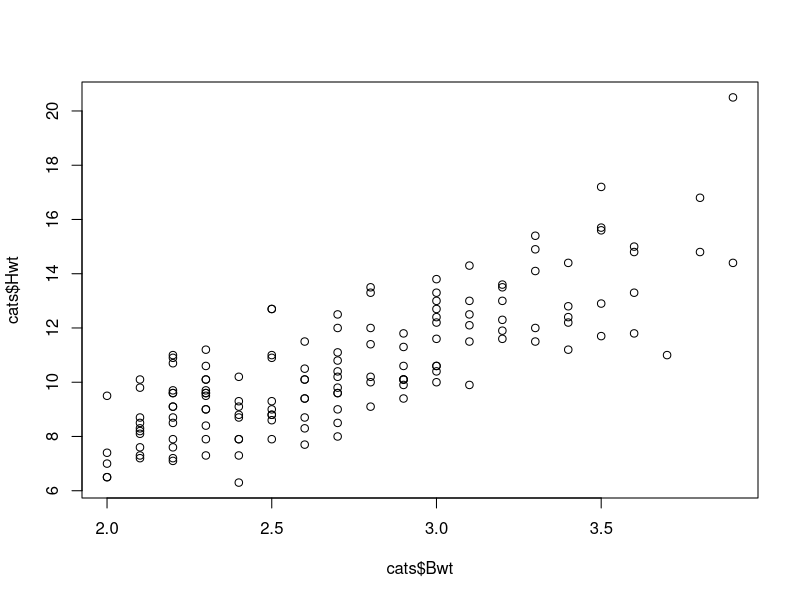
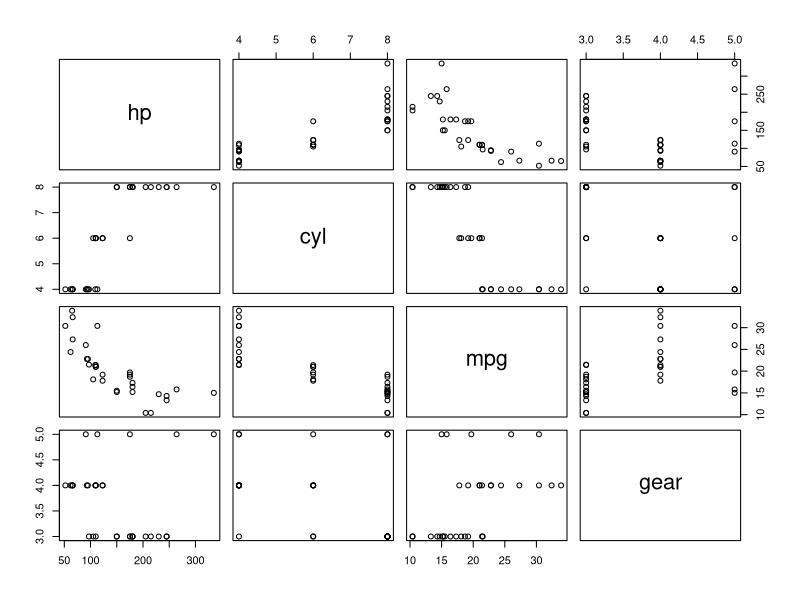
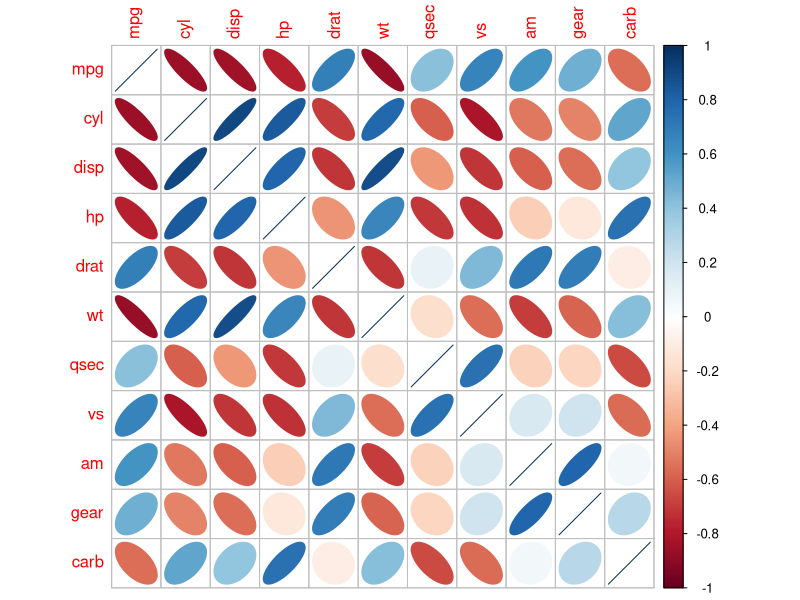

These figures' R source, in order:

#1

library(MASS)
attach(cats)

str(cats)

plot(cats$Bwt,cats$Hwt)

cor(cats$Bwt,cats$Hwt, method = "pearson")


x<-cats$Bwt
y<-cats$Hwt
r <- sum((x-mean(x))* (y-mean(y)))/ ((length(x)-1)*sd(x)*sd(y))
r
# There is a strong positive linear relationship betwwen x, y

cov(x,y , method = "pearson")
correlation <- cov(x,y , method = "pearson")/ (sd(x)*sd(y))
correlation

corrmethod<-cov(x,y)*sd(x)/sd(y)
corrmethod  
cor(cats$Bwt,cats$Hwt)

slmodel <- lm(y~x , data = cats)
summary(slmodel)

coef(slmodel)[2]

#2

data(mtcars)
summary(mtcars)


var <- c("hp","cyl","mpg","gear")

pairs(mtcars[var])


cor(mtcars$cyl,mtcars$hp , method = "pearson")
cor(mtcars$mpg,mtcars$hp , method="spearman")


table_cor_mtcars <- cor(mtcars)

install.packages("corrplot")
library(corrplot)
corrplot(table_cor_mtcars, method = "ellipse")